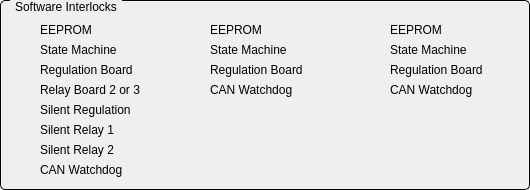
      <widget class="QGroupBox" name="titleGroupBox_4">
       <property name="geometry">
        <rect>
         <x>10</x>
         <y>440</y>
         <width>530</width>
         <height>190</height>
        </rect>
       </property>
       <property name="styleSheet">
        <string notr="true">QGroupBox {
    border: 1px solid black;
    border-radius: 5px;
    margin-top: 0.5em;
}

QGroupBox::title {
    subcontrol-origin: margin;
    left: 10px;
    padding: 0 3px 0 3px;
}</string>
       </property>
       <property name="title">
        <string>Software Interlocks</string>
       </property>
       <widget class="QESimpleShape" name="ledSoft_1">
        <property name="geometry">
         <rect>
          <x>10</x>
          <y>20</y>
          <width>16</width>
          <height>16</height>
         </rect>
        </property>
        <property name="ledType">
         <enum>QSimpleShape::Error</enum>
        </property>
        <property name="variable" stdset="0">
         <string>BO-PS-BM:getMasterSoftwareInterlocks.B0</string>
        </property>
       </widget>
       <widget class="QLabel" name="label_44">
        <property name="geometry">
         <rect>
          <x>40</x>
          <y>20</y>
          <width>130</width>
          <height>20</height>
         </rect>
        </property>
        <property name="text">
         <string>EEPROM</string>
        </property>
       </widget>
       <widget class="QESimpleShape" name="ledSoft_2">
        <property name="geometry">
         <rect>
          <x>10</x>
          <y>40</y>
          <width>16</width>
          <height>16</height>
         </rect>
        </property>
        <property name="ledType">
         <enum>QSimpleShape::Error</enum>
        </property>
        <property name="variable" stdset="0">
         <string>BO-PS-BM:getMasterSoftwareInterlocks.B1</string>
        </property>
       </widget>
       <widget class="QLabel" name="label_45">
        <property name="geometry">
         <rect>
          <x>40</x>
          <y>40</y>
          <width>130</width>
          <height>20</height>
         </rect>
        </property>
        <property name="text">
         <string>State Machine</string>
        </property>
       </widget>
       <widget class="QESimpleShape" name="ledSoft_3">
        <property name="geometry">
         <rect>
          <x>10</x>
          <y>60</y>
          <width>16</width>
          <height>16</height>
         </rect>
        </property>
        <property name="ledType">
         <enum>QSimpleShape::Error</enum>
        </property>
        <property name="variable" stdset="0">
         <string>BO-PS-BM:getMasterSoftwareInterlocks.B2</string>
        </property>
       </widget>
       <widget class="QLabel" name="label_46">
        <property name="geometry">
         <rect>
          <x>40</x>
          <y>60</y>
          <width>130</width>
          <height>20</height>
         </rect>
        </property>
        <property name="text">
         <string>Regulation Board</string>
        </property>
       </widget>
       <widget class="QESimpleShape" name="ledSoft_4">
        <property name="geometry">
         <rect>
          <x>10</x>
          <y>80</y>
          <width>16</width>
          <height>16</height>
         </rect>
        </property>
        <property name="ledType">
         <enum>QSimpleShape::Error</enum>
        </property>
        <property name="variable" stdset="0">
         <string>BO-PS-BM:getMasterSoftwareInterlocks.B3</string>
        </property>
       </widget>
       <widget class="QLabel" name="label_47">
        <property name="geometry">
         <rect>
          <x>40</x>
          <y>80</y>
          <width>130</width>
          <height>20</height>
         </rect>
        </property>
        <property name="text">
         <string>Relay Board 2 or 3</string>
        </property>
       </widget>
       <widget class="QESimpleShape" name="ledSoft_5">
        <property name="geometry">
         <rect>
          <x>10</x>
          <y>100</y>
          <width>16</width>
          <height>16</height>
         </rect>
        </property>
        <property name="ledType">
         <enum>QSimpleShape::Error</enum>
        </property>
        <property name="variable" stdset="0">
         <string>BO-PS-BM:getMasterSoftwareInterlocks.B9</string>
        </property>
       </widget>
       <widget class="QLabel" name="label_48">
        <property name="geometry">
         <rect>
          <x>40</x>
          <y>100</y>
          <width>130</width>
          <height>20</height>
         </rect>
        </property>
        <property name="text">
         <string>Silent Regulation</string>
        </property>
       </widget>
       <widget class="QESimpleShape" name="ledSoft_6">
        <property name="geometry">
         <rect>
          <x>10</x>
          <y>120</y>
          <width>16</width>
          <height>16</height>
         </rect>
        </property>
        <property name="ledType">
         <enum>QSimpleShape::Error</enum>
        </property>
        <property name="variable" stdset="0">
         <string>BO-PS-BM:getMasterSoftwareInterlocks.BA</string>
        </property>
       </widget>
       <widget class="QLabel" name="label_49">
        <property name="geometry">
         <rect>
          <x>40</x>
          <y>120</y>
          <width>130</width>
          <height>20</height>
         </rect>
        </property>
        <property name="text">
         <string>Silent Relay 1</string>
        </property>
       </widget>
       <widget class="QESimpleShape" name="ledSoft_7">
        <property name="geometry">
         <rect>
          <x>10</x>
          <y>140</y>
          <width>16</width>
          <height>16</height>
         </rect>
        </property>
        <property name="ledType">
         <enum>QSimpleShape::Error</enum>
        </property>
        <property name="variable" stdset="0">
         <string>BO-PS-BM:getMasterSoftwareInterlocks.BB</string>
        </property>
       </widget>
       <widget class="QLabel" name="label_50">
        <property name="geometry">
         <rect>
          <x>40</x>
          <y>140</y>
          <width>130</width>
          <height>20</height>
         </rect>
        </property>
        <property name="text">
         <string>Silent Relay 2</string>
        </property>
       </widget>
       <widget class="QESimpleShape" name="ledSoft_8">
        <property name="geometry">
         <rect>
          <x>10</x>
          <y>160</y>
          <width>16</width>
          <height>16</height>
         </rect>
        </property>
        <property name="ledType">
         <enum>QSimpleShape::Error</enum>
        </property>
        <property name="variable" stdset="0">
         <string>BO-PS-BM:getMasterSoftwareInterlocks.BC</string>
        </property>
       </widget>
       <widget class="QLabel" name="label_51">
        <property name="geometry">
         <rect>
          <x>40</x>
          <y>160</y>
          <width>130</width>
          <height>20</height>
         </rect>
        </property>
        <property name="text">
         <string>CAN Watchdog</string>
        </property>
       </widget>
       <widget class="QLabel" name="label_52">
        <property name="geometry">
         <rect>
          <x>210</x>
          <y>20</y>
          <width>130</width>
          <height>20</height>
         </rect>
        </property>
        <property name="text">
         <string>EEPROM</string>
        </property>
       </widget>
       <widget class="QESimpleShape" name="ledSoft_9">
        <property name="geometry">
         <rect>
          <x>180</x>
          <y>20</y>
          <width>16</width>
          <height>16</height>
         </rect>
        </property>
        <property name="ledType">
         <enum>QSimpleShape::Error</enum>
        </property>
        <property name="variable" stdset="0">
         <string>BO-PS-BM:getSlave1SoftwareInterlocks.B0</string>
        </property>
       </widget>
       <widget class="QLabel" name="label_53">
        <property name="geometry">
         <rect>
          <x>210</x>
          <y>40</y>
          <width>130</width>
          <height>20</height>
         </rect>
        </property>
        <property name="text">
         <string>State Machine</string>
        </property>
       </widget>
       <widget class="QESimpleShape" name="ledSoft_10">
        <property name="geometry">
         <rect>
          <x>180</x>
          <y>40</y>
          <width>16</width>
          <height>16</height>
         </rect>
        </property>
        <property name="ledType">
         <enum>QSimpleShape::Error</enum>
        </property>
        <property name="variable" stdset="0">
         <string>BO-PS-BM:getSlave1SoftwareInterlocks.B1</string>
        </property>
       </widget>
       <widget class="QLabel" name="label_54">
        <property name="geometry">
         <rect>
          <x>210</x>
          <y>60</y>
          <width>130</width>
          <height>20</height>
         </rect>
        </property>
        <property name="text">
         <string>Regulation Board</string>
        </property>
       </widget>
       <widget class="QESimpleShape" name="ledSoft_11">
        <property name="geometry">
         <rect>
          <x>180</x>
          <y>60</y>
          <width>16</width>
          <height>16</height>
         </rect>
        </property>
        <property name="ledType">
         <enum>QSimpleShape::Error</enum>
        </property>
        <property name="variable" stdset="0">
         <string>BO-PS-BM:getSlave1SoftwareInterlocks.B2</string>
        </property>
       </widget>
       <widget class="QLabel" name="label_55">
        <property name="geometry">
         <rect>
          <x>210</x>
          <y>80</y>
          <width>130</width>
          <height>20</height>
         </rect>
        </property>
        <property name="text">
         <string>CAN Watchdog</string>
        </property>
       </widget>
       <widget class="QESimpleShape" name="ledSoft_12">
        <property name="geometry">
         <rect>
          <x>180</x>
          <y>80</y>
          <width>16</width>
          <height>16</height>
         </rect>
        </property>
        <property name="ledType">
         <enum>QSimpleShape::Error</enum>
        </property>
        <property name="variable" stdset="0">
         <string>BO-PS-BM:getSlave1SoftwareInterlocks.BC</string>
        </property>
       </widget>
       <widget class="QESimpleShape" name="ledSoft_13">
        <property name="geometry">
         <rect>
          <x>360</x>
          <y>20</y>
          <width>16</width>
          <height>16</height>
         </rect>
        </property>
        <property name="ledType">
         <enum>QSimpleShape::Error</enum>
        </property>
        <property name="variable" stdset="0">
         <string>BO-PS-BM:getSlave2SoftwareInterlocks.B0</string>
        </property>
       </widget>
       <widget class="QLabel" name="label_56">
        <property name="geometry">
         <rect>
          <x>390</x>
          <y>20</y>
          <width>130</width>
          <height>20</height>
         </rect>
        </property>
        <property name="text">
         <string>EEPROM</string>
        </property>
       </widget>
       <widget class="QESimpleShape" name="ledSoft_14">
        <property name="geometry">
         <rect>
          <x>360</x>
          <y>40</y>
          <width>16</width>
          <height>16</height>
         </rect>
        </property>
        <property name="ledType">
         <enum>QSimpleShape::Error</enum>
        </property>
        <property name="variable" stdset="0">
         <string>BO-PS-BM:getSlave2SoftwareInterlocks.B1</string>
        </property>
       </widget>
       <widget class="QLabel" name="label_57">
        <property name="geometry">
         <rect>
          <x>390</x>
          <y>40</y>
          <width>130</width>
          <height>20</height>
         </rect>
        </property>
        <property name="text">
         <string>State Machine</string>
        </property>
       </widget>
       <widget class="QESimpleShape" name="ledSoft_15">
        <property name="geometry">
         <rect>
          <x>360</x>
          <y>60</y>
          <width>16</width>
          <height>16</height>
         </rect>
        </property>
        <property name="ledType">
         <enum>QSimpleShape::Error</enum>
        </property>
        <property name="variable" stdset="0">
         <string>BO-PS-BM:getSlave2SoftwareInterlocks.B2</string>
        </property>
       </widget>
       <widget class="QLabel" name="label_58">
        <property name="geometry">
         <rect>
          <x>390</x>
          <y>60</y>
          <width>130</width>
          <height>20</height>
         </rect>
        </property>
        <property name="text">
         <string>Regulation Board</string>
        </property>
       </widget>
       <widget class="QESimpleShape" name="ledSoft_16">
        <property name="geometry">
         <rect>
          <x>360</x>
          <y>80</y>
          <width>16</width>
          <height>16</height>
         </rect>
        </property>
        <property name="ledType">
         <enum>QSimpleShape::Error</enum>
        </property>
        <property name="variable" stdset="0">
         <string>BO-PS-BM:getSlave2SoftwareInterlocks.BC</string>
        </property>
       </widget>
       <widget class="QLabel" name="label_59">
        <property name="geometry">
         <rect>
          <x>390</x>
          <y>80</y>
          <width>130</width>
          <height>20</height>
         </rect>
        </property>
        <property name="text">
         <string>CAN Watchdog</string>
        </property>
       </widget>
      </widget>
